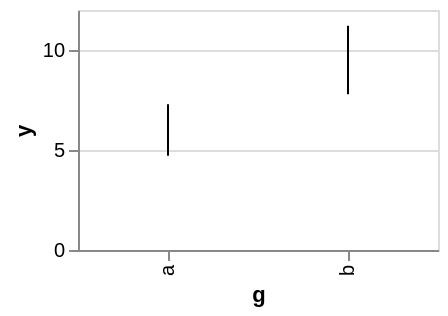

Write the Vega-Lite specification saved for this chart.
### Vega-Lite specification from a JSON file in a GitHub repository (floating-point values rounded to 4 significant figures)
{"width": 180, "height": 120, "data": {"values": [{"g": "a", "y": 3}, {"g": "a", "y": 5}, {"g": "a", "y": 7}, {"g": "a", "y": 9}, {"g": "b", "y": 6}, {"g": "b", "y": 8}, {"g": "b", "y": 10}, {"g": "b", "y": 14}]}, "mark": "errorbar", "encoding": {"x": {"field": "g", "type": "nominal"}, "y": {"field": "y", "type": "quantitative"}}}
